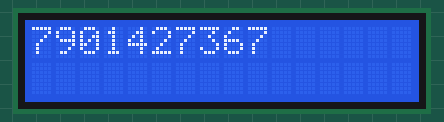
Simulated run of this sketch. Board: Arduino Uno, built with avr-gcc and run on an emulated ATmega328P. Parts: 16×2 character LCD.

Above: at 0.26 s.
At 2.27 s:
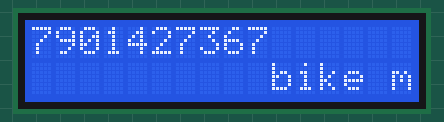
At 4.28 s:
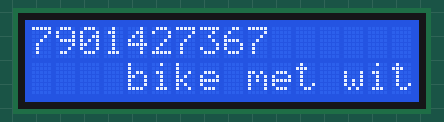
At 8.65 s:
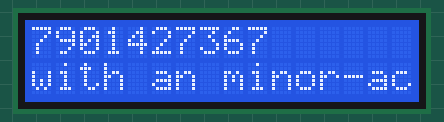
At 12.66 s:
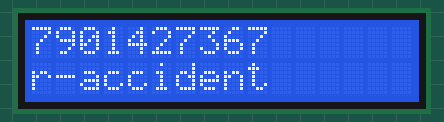
At 16.94 s:
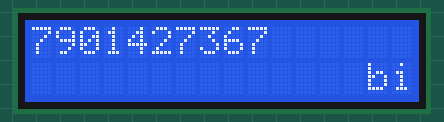

Measured:
- by itself, everything shown: repeats every 16.0 s, in 47 steps

The sketch:

lcd-display-with-i2c.ino
```cpp
//sketch created by Akshay Joseph
#include <Wire.h>
#include <LiquidCrystal_I2C.h>

LiquidCrystal_I2C lcd(0x27, 16, 2);
String str = "bike met with an minor-accident";
void setup()
{
  lcd.begin();
  lcd.backlight();
  lcd.clear();
}

void loop()
{
  // set cursor to first column, first row
  lcd.setCursor(0, 0);
  // print message
  lcd.print("7901427367");
   // set cursor to first column, second row
  // print scrolling message
  scrollText(1, str, 320, 16);
}
void scrollText(int row, String message, int delayTime, int lcdColumns) {
  for (int i=0; i < lcdColumns; i++) {
    message = " " + message;
  }
  message = message + " ";
  for (int pos = 0; pos < message.length(); pos++) {
    lcd.setCursor(0, row);
    lcd.print(message.substring(pos, pos + lcdColumns));
    delay(delayTime);
  }
}

void lcdprint(String str){
  lcd.print(str);
}
```
